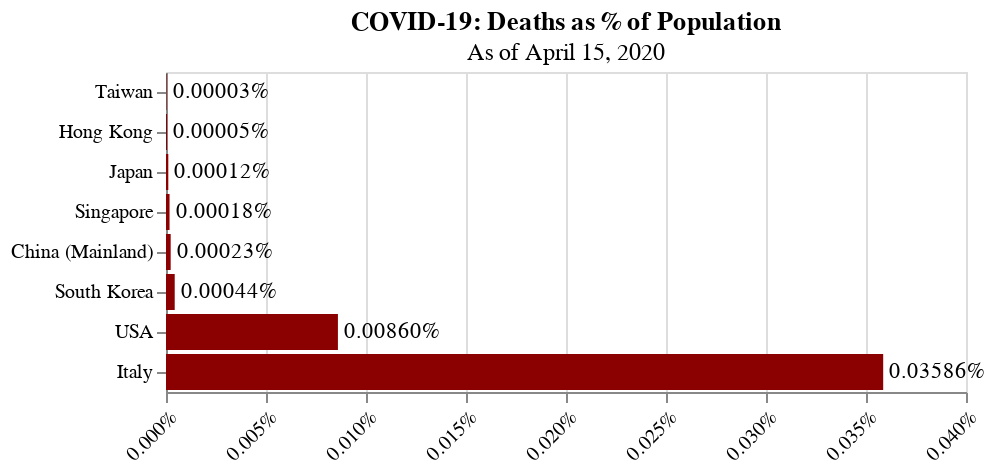

Source (notebook cell):
### Code cell
# Deaths over population
data = pd.DataFrame(list(zip(names, dop)), columns=['Region', '%'])

bars = alt.Chart(data).mark_bar().encode(
    x=alt.X("%:Q", axis=alt.Axis(format='%')),
    y=alt.Y("Region:O", sort='x')
).properties(
    title={
        "text":'COVID-19: Deaths as % of Population',
        "subtitle":'As of ' + as_of_date.strftime("%B %d, %Y")
    }
)

text = bars.mark_text(
    align='left',
    baseline='middle',
    dx=3
).encode(
    text=(
        alt.Text("%:Q", format=".5%")
    )
)

alt.layer(bars, text).configure_axisX(
    labelAngle=-45,
    title=None
).configure_axisY(
    title=None
).configure_bar(
    color='darkred'
)

### Figure 1 — Vega-Lite specification as saved in the notebook (floating-point values rounded to 4 significant figures)
{"config": {"view": {"continuousWidth": 400, "continuousHeight": 300}, "axisX": {"labelAngle": -45, "title": null}, "axisY": {"title": null}, "bar": {"color": "darkred"}}, "layer": [{"mark": "bar", "encoding": {"x": {"type": "quantitative", "axis": {"format": "%"}, "field": "%"}, "y": {"type": "ordinal", "field": "Region", "sort": "x"}}, "title": {"text": "COVID-19: Deaths as % of Population", "subtitle": "As of April 15, 2020"}}, {"mark": {"type": "text", "align": "left", "baseline": "middle", "dx": 3}, "encoding": {"text": {"type": "quantitative", "field": "%", "format": ".5%"}, "x": {"type": "quantitative", "axis": {"format": "%"}, "field": "%"}, "y": {"type": "ordinal", "field": "Region", "sort": "x"}}, "title": {"text": "COVID-19: Deaths as % of Population", "subtitle": "As of April 15, 2020"}}], "data": {"name": "data-87ea8c1eec9be5582c32866a7bc34374"}, "$schema": "https://vega.github.io/schema/vega-lite/v4.8.1.json", "datasets": {"data-87ea8c1eec9be5582c32866a7bc34374": [{"Region": "Taiwan", "%": 2.523e-07}, {"Region": "Singapore", "%": 1.773e-06}, {"Region": "Hong Kong", "%": 5.368e-07}, {"Region": "South Korea", "%": 4.357e-06}, {"Region": "Japan", "%": 1.154e-06}, {"Region": "China (Mainland)", "%": 2.341e-06}, {"Region": "USA", "%": 8.596e-05}, {"Region": "Italy", "%": 0.0003586}]}}
